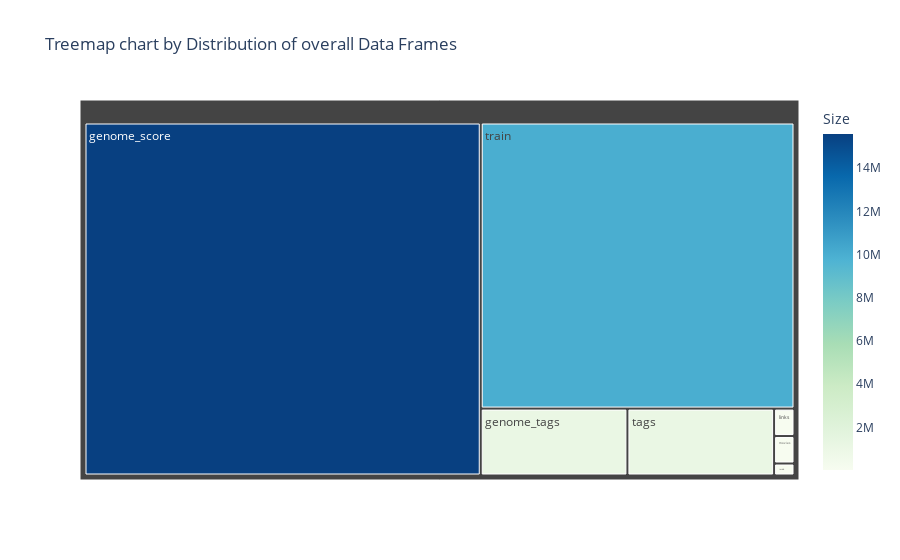

The code cell stored with this chart in its notebook:
### Code cell
len_list = [['train', (train.shape[0])], ['tags', (tags.shape[0])],
            ['imdb', (imdb_data.shape[0])], ['links', (links.shape[0])],
            ['movies', (movies.shape[0])],
            ['genome_tags', (genome_tags.shape[0])],
            ['genome_score', (genome_scores.shape[0])]]
len = pd.DataFrame(len_list,
                      columns=['Dataset', 'Size'])
fig = px.treemap(len, title='Treemap chart by Distribution of overall Data Frames',
                 path=["Dataset"], values = 'Size',color='Size', color_continuous_scale=px.colors.sequential.GnBu)
fig.show()

### Figure 1 — Plotly figure (JSON) as saved in the notebook; plotly's stock layout.template omitted (floating-point values rounded to 4 significant figures)
{"data": [{"branchvalues": "total", "customdata": [[15584448], [1093360], [27278], [62423], [62423], [1093360], [10000038]], "domain": {"x": [0, 1], "y": [0, 1]}, "hovertemplate": "labels=%{label}<br>Size_sum=%{value}<br>parent=%{parent}<br>id=%{id}<br>Size=%{color}<extra></extra>", "ids": ["genome_score", "genome_tags", "imdb", "links", "movies", "tags", "train"], "labels": ["genome_score", "genome_tags", "imdb", "links", "movies", "tags", "train"], "marker": {"coloraxis": "coloraxis", "colors": [15584448, 1093360, 27278, 62423, 62423, 1093360, 10000038]}, "name": "", "parents": ["", "", "", "", "", "", ""], "type": "treemap", "values": [15584448, 1093360, 27278, 62423, 62423, 1093360, 10000038]}], "layout": {"coloraxis": {"colorbar": {"title": {"text": "Size"}}, "colorscale": [[0, "rgb(247,252,240)"], [0.125, "rgb(224,243,219)"], [0.25, "rgb(204,235,197)"], [0.375, "rgb(168,221,181)"], [0.5, "rgb(123,204,196)"], [0.625, "rgb(78,179,211)"], [0.75, "rgb(43,140,190)"], [0.875, "rgb(8,104,172)"], [1, "rgb(8,64,129)"]]}, "legend": {"tracegroupgap": 0}, "title": {"text": "Treemap chart by Distribution of overall Data Frames"}}}
